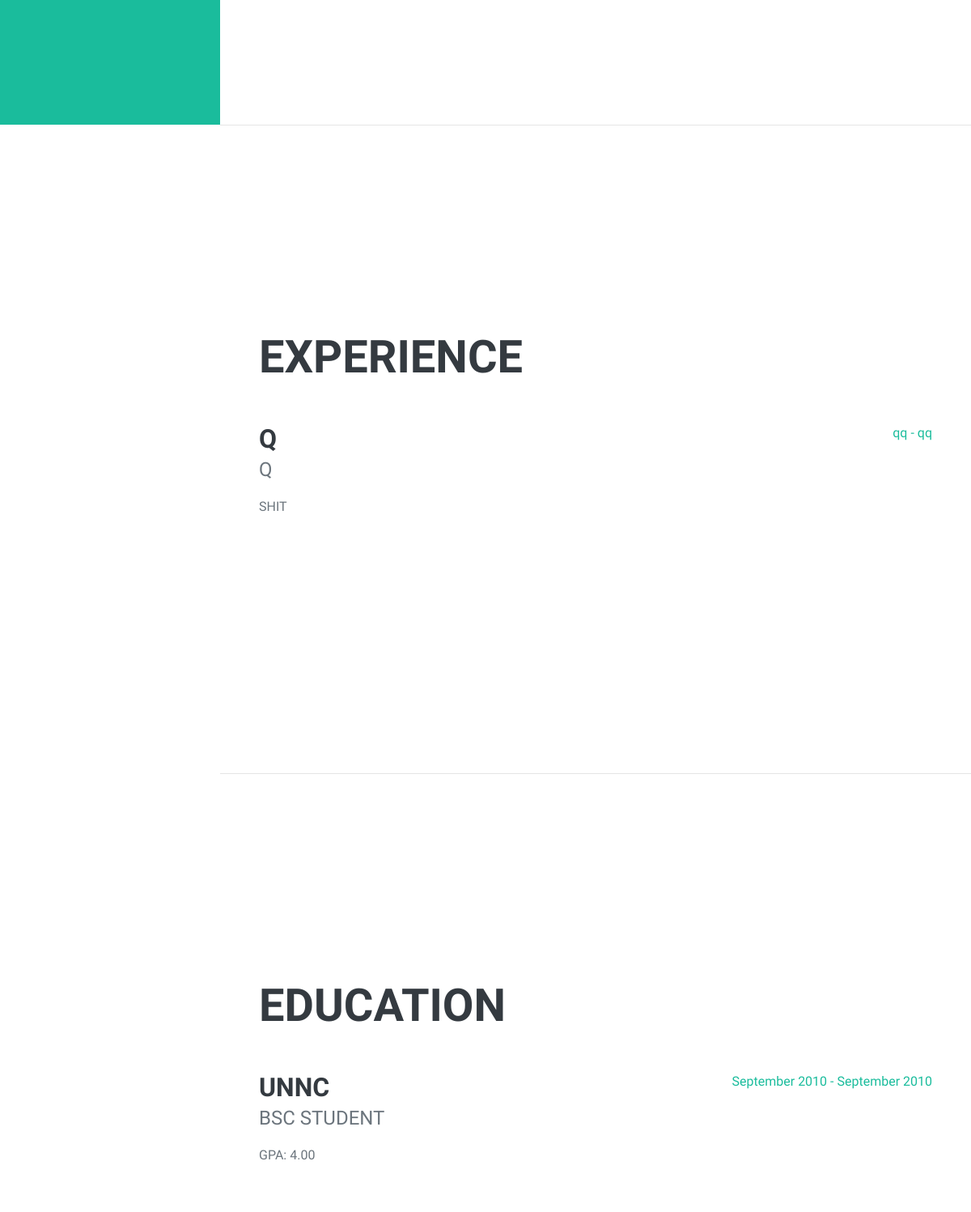
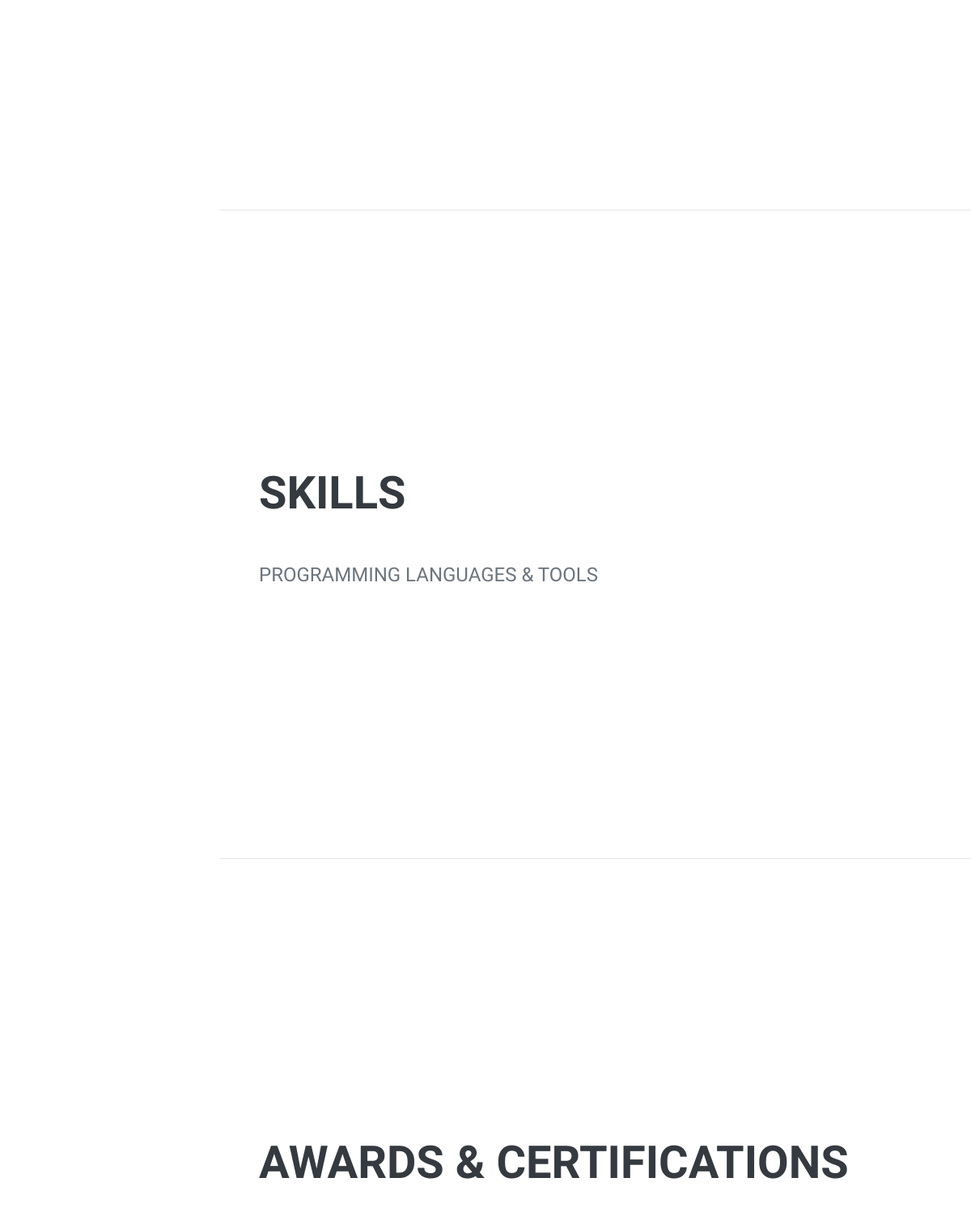
The page /cv/ (lower part) on the database as committed earlier (2 pictures, top to bottom).
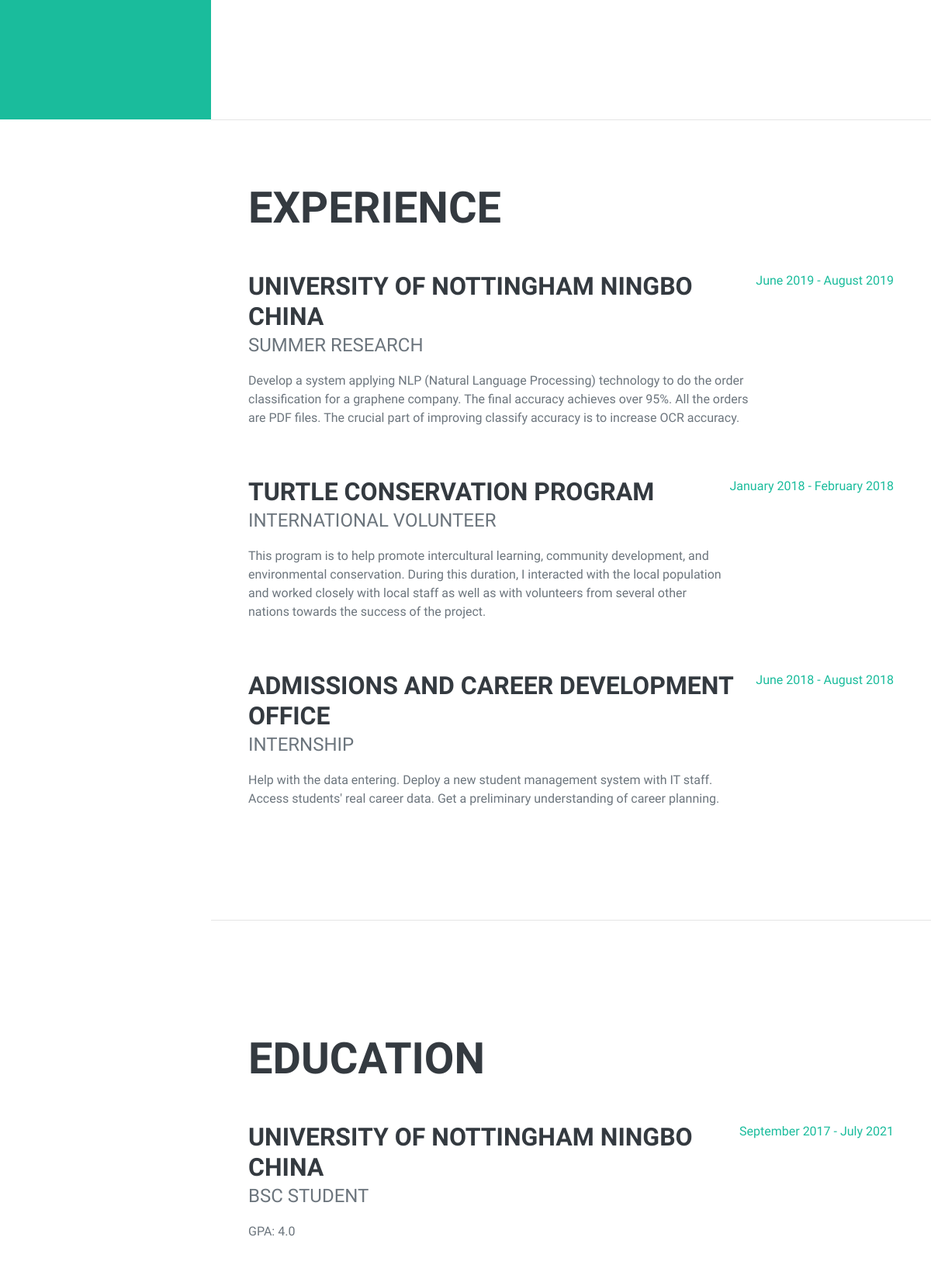
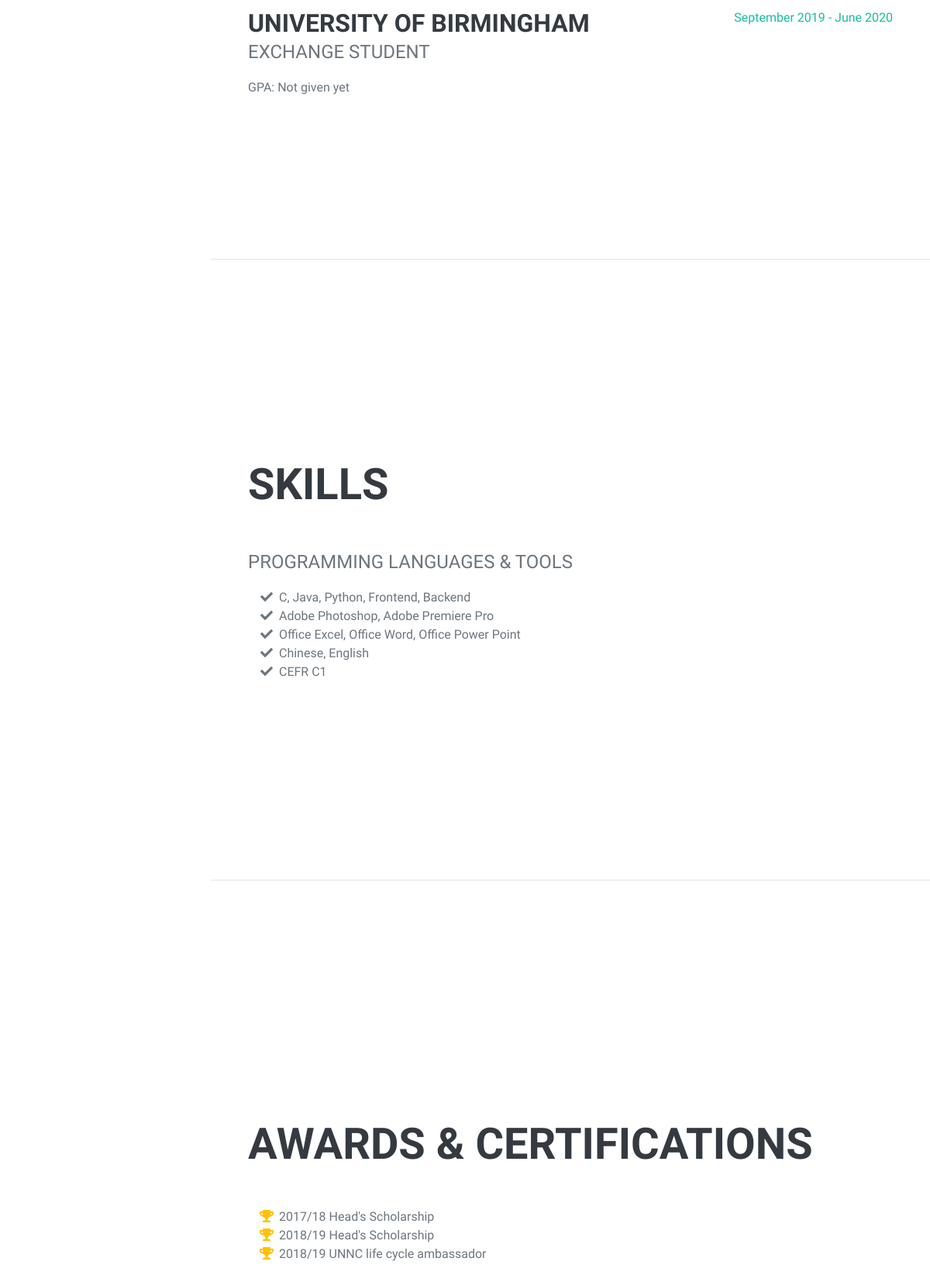
The same page on the database as committed later (2 pictures, top to bottom).
### cv/models.py (models this page shows, shortened)
class experience(models.Model):
    experience_title = models.TextField()
    experience_name = models.TextField(default='Intern')
    experience_text = models.TextField()
    experience_date_start = models.CharField(max_length=100, default='September 2010')
    experience_date_end = models.CharField(max_length=100, default='September 2010')

class education(models.Model):
    facility = models.CharField(max_length=100, default='UNNC')
    title = models.CharField(max_length = 50, default='BSc Student')
    Grade = models.CharField(max_length = 100, default='4.00')
    date_start = models.CharField(max_length=100, default='September 2010')
    date_end = models.CharField(max_length=100, default='September 2010')

class skills(models.Model):
    name = models.TextField()

class award(models.Model):
    name = models.TextField()

### cv/views.py (the view)
# urls.py: path('', views.cv, name = 'cv'),
def cv(request):
    Edit = request.user.is_staff
    about_ = about.objects.all()
    skills_ = skills.objects.all()
    experience_ = experience.objects.all()
    education_ = education.objects.all()
    award_ = award.objects.all()
    return render(request, 'cv/cv.html', {'about': about_, 'skills': skills_, 'experience': experience_, 'education': education_, 'award': award_, 'edit': Edit})

### cv/templates/cv/cv.html (shortened to what this page needs)
{% load static %}
<!DOCTYPE html>
<html lang="en">
<head>
    <link href="{% static 'css/cv-styles.css'%}" rel="stylesheet" />
</head>
<body id="page-top">
    <nav class="navbar navbar-expand-lg navbar-dark bg-primary fixed-top" id="sideNav">
    </nav>
    <div class="container-fluid p-0">
        <section class="resume-section" id="about">
        </section>
        <hr class="m-0" />
        <section class="resume-section" id="experience">
            <div class="resume-section-content">
                <h2 class="mb-5">Experience</h2>
                {% for content in experience %}
                <div class="d-flex flex-column flex-md-row justify-content-between mb-5">
                    <div class="flex-grow-1">
                        <h3 class="mb-0"> {{content.experience_title}} </h3>
                        <div class="subheading mb-3">
                            {{content.experience_name}}
                        </div>
                        <p> {{content.experience_text}} </p>
                    </div>
                    <div class="flex-shrink-0"><span class="text-primary">{{content.experience_date_start}} -
                            {{content.experience_date_end}}
                        </span>
                    </div>
                </div>
                {% endfor %}
            </div>
        </section>
        <hr class="m-0" />
        <section class="resume-section" id="education">
            <div class="resume-section-content">
                <h2 class="mb-5">Education</h2>
                {% for content in education %}
                <div class="d-flex flex-column flex-md-row justify-content-between mb-5">
                    <div class="flex-grow-1">
                        <h3 class="mb-0">{{content.facility}}</h3>
                        <div class="subheading mb-3">{{content.title}}</div>
                        <p>GPA: {{content.Grade}}</p>
                    </div>
                    <div class="flex-shrink-0"><span class="text-primary">{{content.date_start}} -
                            {{content.date_end}}
                        </span>
                    </div>
                </div>
                {% endfor %}
            </div>
        </section>
        <hr class="m-0" />
        <section class="resume-section" id="skills">
            <div class="resume-section-content">
                <h2 class="mb-5">Skills</h2>
                <div class="subheading mb-3">Programming Languages & Tools</div>
                <ul class="fa-ul mb-0">
                    {% for content in skills%}
                    <li>
                        <span class="fa-li"><i class="fas fa-check"></i></span>
                        {{content.name}}
                    </li>
                    {% endfor %}
                </ul>
            </div>
        </section>
        <hr class="m-0" />
        <section class="resume-section" id="awards">
            <div class="resume-section-content">
                <h2 class="mb-5">Awards & Certifications</h2>
                <ul class="fa-ul mb-0">
                    {% for content in award %}
                    <li>
                        <span class="fa-li"><i class="fas fa-trophy text-warning"></i></span>
                        {{content.name}}
                    </li>
                    {%endfor%}
                </ul>
            </div>
        </section>
    </div>
</body>
</html>

Rows that differ between the two databases and show on the page:
changed experience: experience_title "Q" → "UNIVERSITY OF NOTTINGHAM NINGBO CHINA"; experience_name "Q" → "SUMMER RESEARCH"; experience_text "SHIT" → "Develop a system applying NLP (Natural Language Processing) technology to do the order classification for a graphene company. The final accuracy achieves over 95%. All the orders are PDF files. The crucial part of improving classify accuracy is to increase OCR accuracy."; experience_date_start "qq" → "June 2019"; experience_date_end "qq" → "August 2019"
added experience: experience_title "TURTLE CONSERVATION PROGRAM", experience_name "INTERNATIONAL VOLUNTEER", experience_text "This program is to help promote intercultural learning, community development, and environmental conservation. During this duration, I interacted with the local population and worked closely with local staff as well as with volunteers from several other nations towards the success of the project.", experience_date_start "January 2018", experience_date_end "February 2018"
added experience: experience_title "ADMISSIONS AND CAREER DEVELOPMENT OFFICE", experience_name "INTERNSHIP", experience_text "Help with the data entering. Deploy a new student management system with IT staff. Access students' real career data. Get a preliminary understanding of career planning.", experience_date_start "June 2018", experience_date_end "August 2018"
changed education "BSC STUDENT": facility "UNNC" → "UNIVERSITY OF NOTTINGHAM NINGBO CHINA"; Grade "4.00" → "4.0"; date_start "September 2010" → "September 2017"; date_end "September 2010" → "July 2021"
added education: facility "UNIVERSITY OF BIRMINGHAM", title "EXCHANGE STUDENT", Grade "Not given yet", date_start "September 2019", date_end "June 2020"
added skills: name "C, Java, Python, Frontend, Backend"
added skills: name "Adobe Photoshop, Adobe Premiere Pro"
added skills: name "Office Excel, Office Word, Office Power Point"
added skills: name "Chinese, English"
added skills: name "CEFR C1"
added award: name "2017/18 Head's Scholarship"
added award: name "2018/19 Head's Scholarship"
added award: name "2018/19 UNNC life cycle ambassador"
